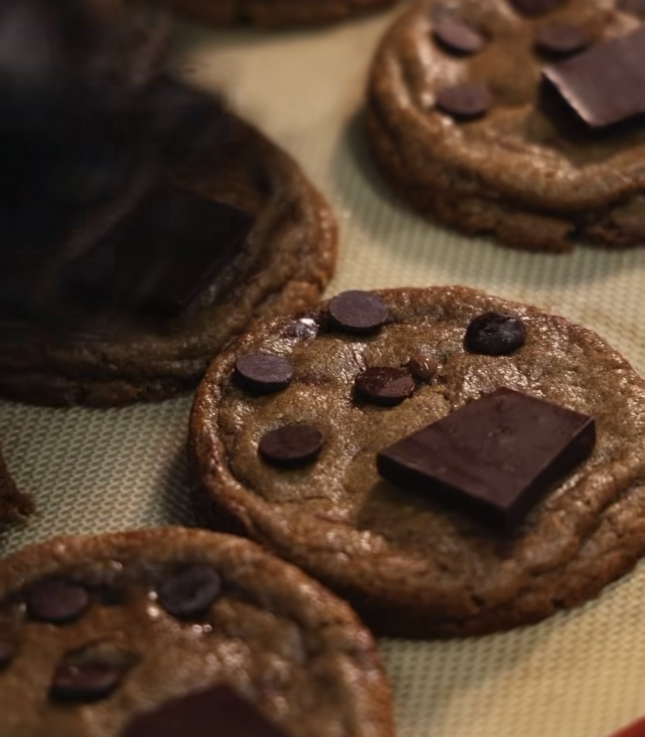
#> input picture source-assets/hero-cookie-photo.jpg, 1289 x 1473 px (shown at 1/2 size)
$ python build-cookie-texture.py
#> lines starting #> are read from the running program, lines starting #| are printed output that depends on the picture; after the words box and inside, x2 and y2 are one past the last pixel; in counts of white or black regions, pixels touching at a corner belong together
"""Builds the real-cookie assets for the 3D hero from source-assets/hero-cookie-photo.jpg.

Outputs
  theme/assets/cookie-atlas.webp   1024×1024 top-down view of the centre cookie (the oblique photo,
                                   unwarped). Its outer ring is the real puffy crust edge, which the
                                   3D code wraps over the rim.
  src/modules/cookie-data.ts       chip / chocolate-square positions (texture space) for the 3D
                                   geometry, so every chip sits exactly where it is in the photo

How: the cookie's top face is a rotated ellipse in the photo (measured by eye on a coordinate
grid). An affine transform maps it back to a circle. Pixels outside the circle (the baking mat,
neighbouring cookies) are replaced by dilating the cookie's own edge colours outward.
Run: python3 scripts/build-cookie-texture.py
"""
import json
import math
from pathlib import Path

import numpy as np
from PIL import Image, ImageFilter

ROOT = Path(__file__).resolve().parent.parent
SRC = ROOT / 'source-assets' / 'hero-cookie-photo.jpg'

# Top-face ellipse of the centre cookie in the original 1289×1473 photo.
CX, CY, A, B, ANG = 838, 882, 452, 306, -6.0
S = 1024           # top view resolution
CIRCLE = 500       # cookie radius inside the 1024 top view

# Chocolate in the unwarped top view (px): round chips (x, y, radius, height) and the square's top
# face (corners, height). Heights are in cookie units (cookie radius = 1).
CHIPS = [
    (407, 52, 60, 0.045),
    (708, 180, 68, 0.06),   # the domed one
    (182, 218, 62, 0.045),
    (450, 300, 60, 0.045),
    (540, 268, 30, 0.035),
    (225, 470, 68, 0.05),
    (270, 92, 30, 0.03),
]
SQUARE = {'corners': [(418, 545), (712, 362), (908, 505), (690, 735)], 'height': 0.13}
# A plain-dough patch (px), used for the soft interior exposed by the bite.
DOUGH = (330, 380)

photo = Image.open(SRC).convert('RGB')
#> photo is the input picture: PIL image 1289x1473 RGB; mean R, G, B 83.5, 61.5, 44.6
r = math.radians(ANG)
ca, sa = math.cos(r), math.sin(r)
half = S / 2
# Output pixel (x, y) → source = C + Rot(ANG) · (A·u, B·v) with u, v = (x, y)/half − 1: the ellipse
# lands on the full 512 px circle; CIRCLE trims the outermost edge (where the mat shows through).
k = 1.0
a = A / half * ca * k
b = -B / half * sa * k
d = A / half * sa * k
e = B / half * ca * k
c = CX - a * half - b * half
f = CY - d * half - e * half
top = photo.transform((S, S), Image.AFFINE, (a, b, c, d, e, f), resample=Image.BICUBIC)
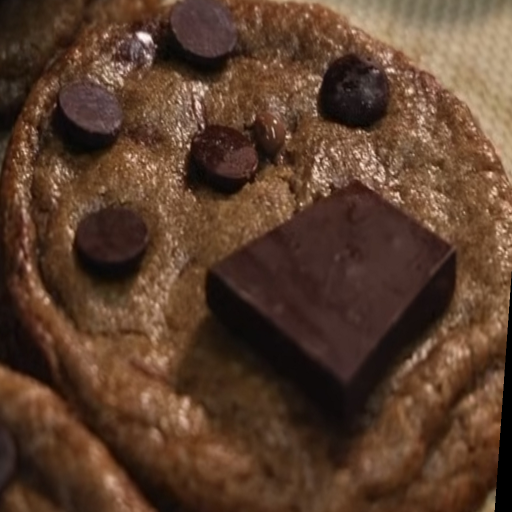
#> top: PIL image 1024x1024 RGB (shown at 1/2 size); mean R, G, B 90.3, 62.3, 44.4

# Replace everything outside the cookie circle by dilating its edge colours outward.
yy, xx = np.mgrid[0:S, 0:S]
inside = ((xx - (S - 1) / 2) ** 2 + (yy - (S - 1) / 2) ** 2) <= (CIRCLE - 2) ** 2
rgb = np.array(top).astype(np.float32) * inside[..., None]
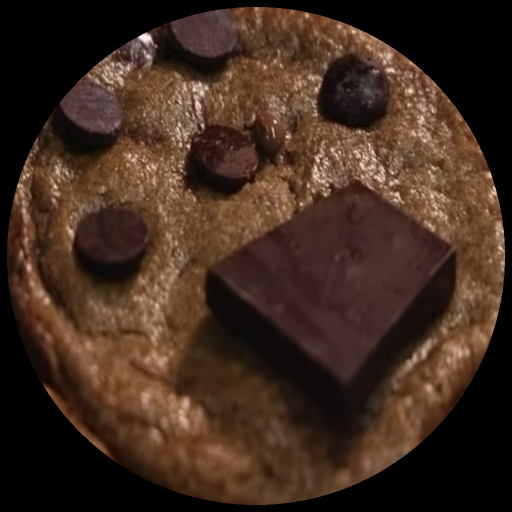
#> rgb: shape (1024, 1024, 3) float32 (shown at 1/2 size); mean R, G, B 64.8, 43.8, 31.3
known = inside.copy()
weight = inside.astype(np.float32)
for _ in range(60):
    blur = np.array(Image.fromarray(np.uint8(np.clip(rgb, 0, 255))).filter(ImageFilter.BoxBlur(3))).astype(np.float32)
    wblur = np.array(Image.fromarray(np.uint8(weight * 255)).filter(ImageFilter.BoxBlur(3))).astype(np.float32) / 255
    fill = (~known) & (wblur > 0.05)
    rgb[fill] = np.clip(blur[fill] / np.maximum(wblur[fill, None], 1e-3), 0, 255)
    weight[fill] = 1
    known |= fill
#> this loop made 60 passes
#> pass 3, `blur = np.array(Image.fromarray(np.uint8(np.clip(rgb, 0, 255))).filter..`:
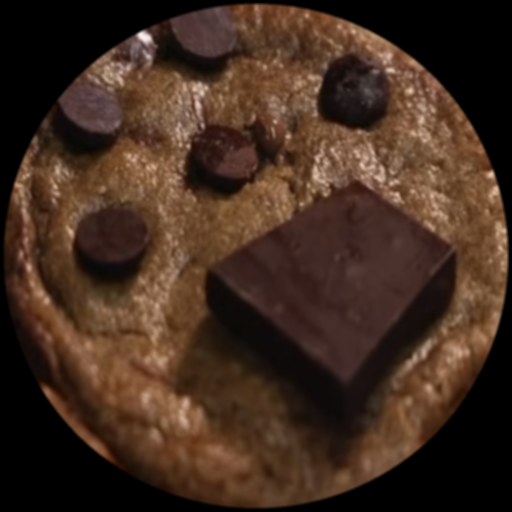
#> blur: shape (1024, 1024, 3) float32 (shown at 1/2 size); mean R, G, B 66.8, 45.1, 32.2
#> after the loop:
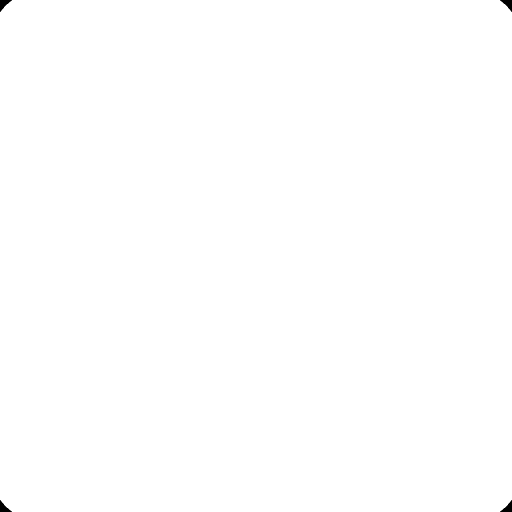
#> known: shape (1024, 1024) bool (shown at 1/2 size); 99.9% white; 4 black regions, box (x1, y1, x2, y2) and area: (0, 0, 24, 24) 275, (1000, 0, 1024, 24) 275, (0, 1000, 24, 1024) 275, (1000, 1000, 1024, 1024) 275
#> after the loop:
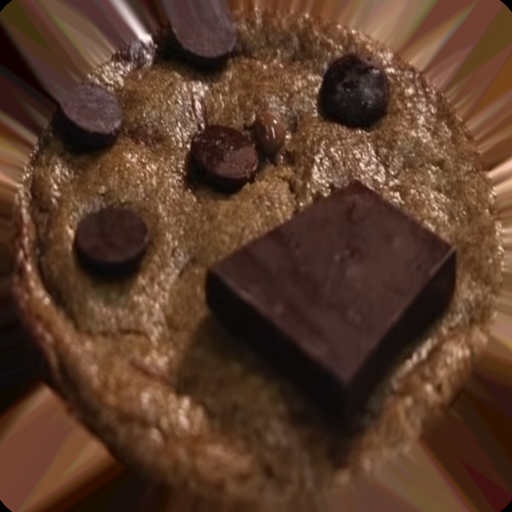
#> rgb: shape (1024, 1024, 3) float32 (shown at 1/2 size); mean R, G, B 88.5, 59, 41.6
top_img = Image.fromarray(np.uint8(np.clip(rgb, 0, 255)), 'RGB')

atlas = top_img

# The photo is a moody, low-key shot; lift it gently (gamma) so it reads freshly baked on the site.
lut = [round(255 * (i / 255) ** 0.82) for i in range(256)] * 3
atlas = atlas.point(lut)
atlas.save(ROOT / 'theme' / 'assets' / 'cookie-atlas.webp', quality=86, method=6)

# Texture-space data for the 3D code (u right, v up, both 0..1 over the top view).
def uv(px, py):
    return [round(px / S, 4), round(1 - py / S, 4)]

data = {
    'uvRadius': round(CIRCLE / S, 4),
    'dough': uv(*DOUGH),
    'chips': [{'uv': uv(x, y), 'r': round(rad / S, 4), 'h': h} for x, y, rad, h in CHIPS],
    'square': {'corners': [uv(x, y) for x, y in SQUARE['corners']], 'h': SQUARE['height']},
}
ts = ('// GENERATED by scripts/build-cookie-texture.py from source-assets/hero-cookie-photo.jpg.\n'
      '// Chocolate positions in texture space (top-view region of cookie-atlas.webp).\n'
      f'export const COOKIE = {json.dumps(data, indent=2)} as const;\n')
(ROOT / 'src' / 'modules' / 'cookie-data.ts').write_text(ts)
print('cookie-atlas.webp', atlas.size, '| chips:', len(CHIPS))
#| cookie-atlas.webp (1024, 1024) | chips: 7
